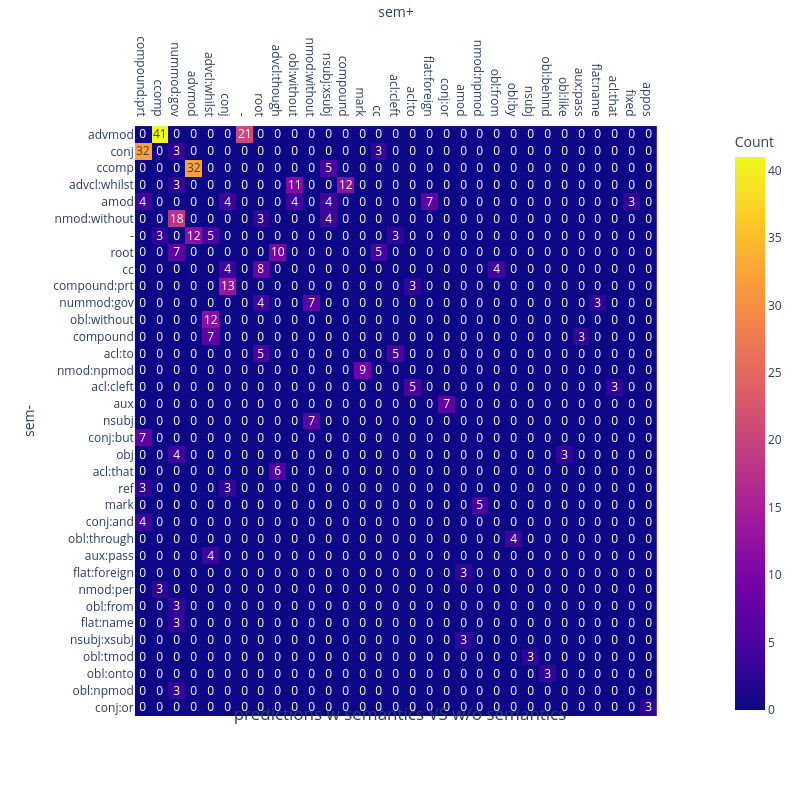

Notebook cell for this chart:
### Code cell
visualize_cm(deps_rels_sem, deps_rels_no_sem, "predictions w semantics VS w/o semantics", x_title="sem+", y_title="sem-")

### Figure 1 — Plotly figure (JSON) as saved in the notebook; plotly's stock layout.template omitted (floating-point values rounded to 4 significant figures; data arrays with more than 128 entries replaced by an {"elided": "..."} marker saying what was removed)
{"data": [{"coloraxis": "coloraxis", "hovertemplate": "sem+: %{x}<br>sem-: %{y}<br>Count: %{z}<extra></extra>", "name": "0", "texttemplate": "%{z}", "type": "heatmap", "x": ["compound:prt", "ccomp", "nummod:gov", "advmod", "advcl:whilst", "conj", "-", "root", "advcl:though", "obl:without", "nmod:without", "nsubj:xsubj", "compound", "mark", "cc", "acl:cleft", "acl:to", "flat:foreign", "conj:or", "amod", "nmod:npmod", "obl:from", "obl:by", "nsubj", "obl:behind", "obl:like", "aux:pass", "flat:name", "acl:that", "fixed", "appos"], "xaxis": "x", "y": ["advmod", "conj", "ccomp", "advcl:whilst", "amod", "nmod:without", "-", "root", "cc", "compound:prt", "nummod:gov", "obl:without", "compound", "acl:to", "nmod:npmod", "acl:cleft", "aux", "nsubj", "conj:but", "obj", "acl:that", "ref", "mark", "conj:and", "obl:through", "aux:pass", "flat:foreign", "nmod:per", "obl:from", "flat:name", "nsubj:xsubj", "obl:tmod", "obl:onto", "obl:npmod", "conj:or"], "yaxis": "y", "z": {"elided": "35x31 int values"}}], "layout": {"autosize": false, "coloraxis": {"colorbar": {"title": {"text": "Count"}}, "colorscale": [[0, "#0d0887"], [0.1111, "#46039f"], [0.2222, "#7201a8"], [0.3333, "#9c179e"], [0.4444, "#bd3786"], [0.5556, "#d8576b"], [0.6667, "#ed7953"], [0.7778, "#fb9f3a"], [0.8889, "#fdca26"], [1, "#f0f921"]]}, "height": 800, "margin": {"t": 60}, "title": {"text": "predictions w semantics VS w/o semantics", "x": 0.5, "y": 0.1}, "width": 800, "xaxis": {"anchor": "y", "autorange": true, "constrain": "domain", "domain": [0.08667, 0.9133], "range": [-0.5, 30.5], "scaleanchor": "y", "side": "top", "title": {"text": "sem+"}, "type": "category"}, "yaxis": {"anchor": "x", "autorange": true, "constrain": "domain", "domain": [0, 1], "range": [34.5, -0.5], "title": {"text": "sem-"}, "type": "category"}}}
